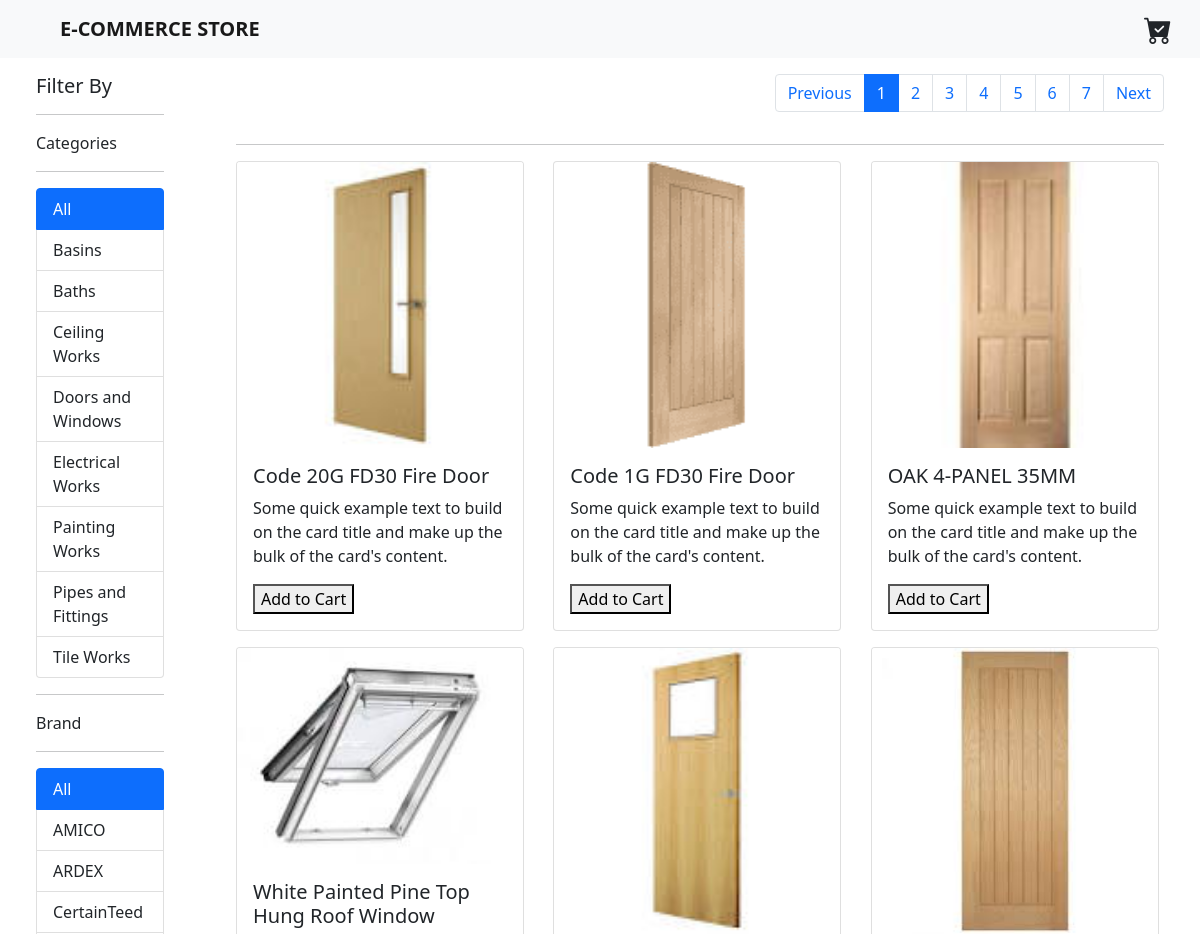
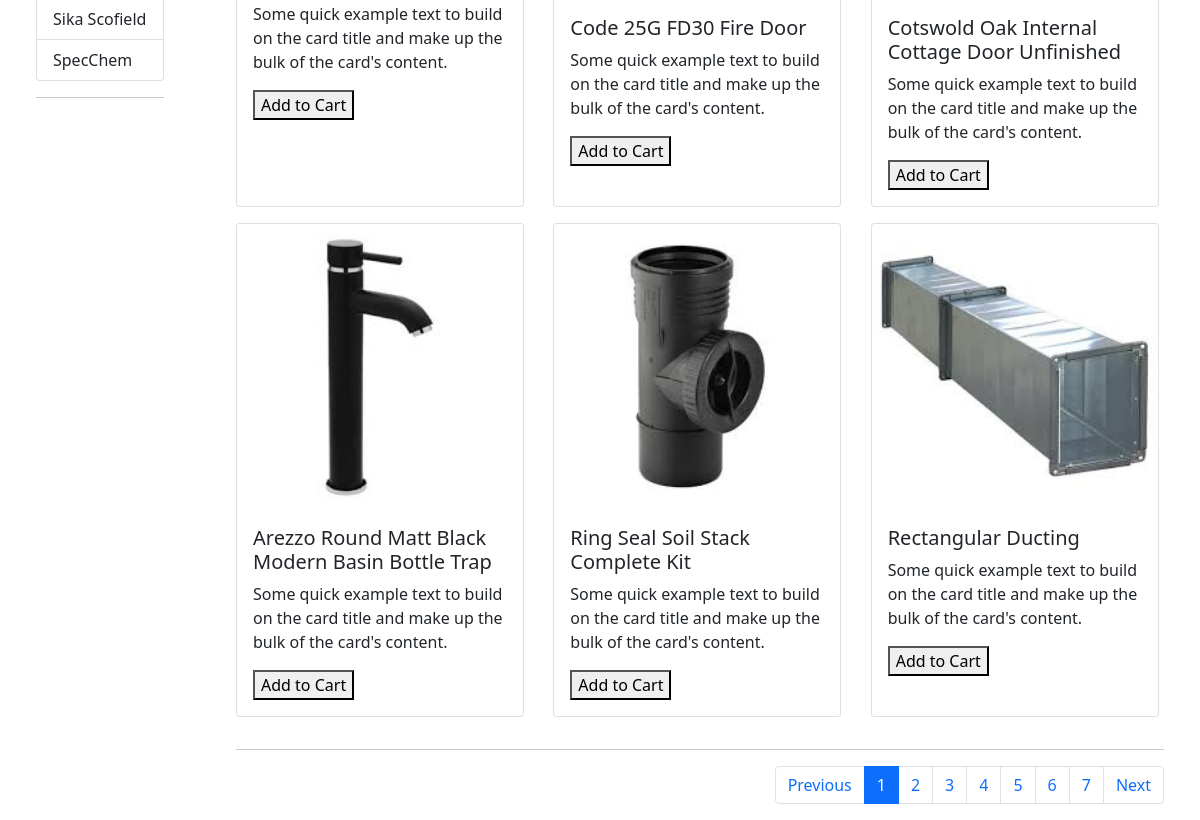
/catalogue/, run on the app's committed database (2 pictures, top to bottom).
### ECOMMERCE/cataloguebp/models.py (models this page shows, shortened)
class Base(db.Model):
     __abstract__ = True
     id = db.Column(db.Integer, primary_key=True)
     created_date = db.Column(db.DateTime(), default=datetime.now())
     modified_date = db.Column(db.DateTime(), default=datetime.now(), onupdate=datetime.now())
     is_deleted = db.Column(db.Boolean())

class Category(Base):
    __tablename__ = 'categories'
    name  = db.Column(db.String(50), unique=True, nullable=False)
    slug =  db.Column(db.String(50), unique=True, nullable=False)
    description  = db.Column(db.Text())
    meta_description  = db.Column(db.String(500))
    meta_keywords  = db.Column(db.String(500))
    category_status  = db.Column('category_status', Enum(StatusType))

class Brand(Base):
    __tablename__ = 'brands'
    name  = db.Column(db.String(50), unique=True, nullable=False)
    slug =  db.Column(db.String(50), unique=True, nullable=False)
    description  = db.Column(db.Text())
    meta_description  = db.Column(db.String(500))
    meta_keywords  = db.Column(db.String(500))
    brand_status  = db.Column('brand_status', Enum(StatusType))

class Product(Base):
    __tablename__ = 'products'
    name  = db.Column(db.String(50), unique=True, nullable=False)
    slug =  db.Column(db.String(50), unique=True, nullable=False)
    description  = db.Column(db.Text())
    meta_description  = db.Column(db.String(500))
    meta_keywords  = db.Column(db.String(500))
    sku = db.Column(db.String(100))
    model = db.Column(db.String(200))
    price = db.Column(db.Float())
    old_price = db.Column(db.Float())
    image_url = db.Column(db.String(250))
    is_bestseller = db.Column(db.Boolean())
    is_featured = db.Column(db.Boolean())
    quantity = db.Column(db.Integer())
    categories = db.relationship('Category',secondary=product_category,lazy='subquery')
    brands = db.relationship('Brand',secondary=product_brand,lazy='subquery')
    product_status  = db.Column('product_status', Enum(StatusType))

### ECOMMERCE/cataloguebp/routes.py (the view)
@catalogue_bp.route('/catalogue/', methods=['GET','POST'])
@catalogue_bp.route('/catalogue/<category_slug>/<brand_slug>/', methods=['GET','POST'])
def catalogue_view(category_slug='all-categories', brand_slug='all-brands'):
     if request.method == 'POST':
         cart_service.add_to_cart(request, session) #We are adding item to the cart
         page_object = catalogue_service.fetch_products(request, category_slug, brand_slug)
         return render_template(
           'catalogue.html',
           title='Product Page',
           year=datetime.now().year,
           page_object= page_object,
           selected_category=category_slug,
           selected_brand=brand_slug,
         )
     else:
         page_object = catalogue_service.fetch_products(request, category_slug, brand_slug)
         return render_template(
           'catalogue.html',
           title='Product Page',
           year=datetime.now().year,
           page_object= page_object,
           selected_category=category_slug,
           selected_brand=brand_slug,
         )

### ECOMMERCE/cartbp/cart_service.py (called while the page is built)
def _unique_cart_id(session):
     if UNIQUE_CART_ID_SESSION_KEY not in session:
         session[UNIQUE_CART_ID_SESSION_KEY] = _generate_unique_id()
     return session[UNIQUE_CART_ID_SESSION_KEY]

def _generate_unique_id():
    u_id = uuid.uuid1()
    u_id_string = str(u_id)
    return u_id_string

def get_cart(session):
    unique_id =_unique_cart_id(session)
    cart = Cart.query.filter_by(unique_cart_id=unique_id).first() #Return None if cart does not exist
    return cart

def get_cart_items(request,session):
    cart = get_cart(session)
    if cart:
        return CartItem.query.filter_by(cart_id=cart.id).all()

def cart_items_count(request,session):
    items = get_cart_items(request,session)
    int = 0
    if items:
       for item in items:
           int +=item.quantity
    return int

def get_cart_total(request,session):
    cart = get_cart(session)
    cart_total = 0.00
    if cart:
        cart_items = CartItem.query.filter_by(cart_id=cart.id).all()
        for item in cart_items:
            cart_total += item.cart_item_total()
        return cart_total
    else:
        return cart_total

### ECOMMERCE/cataloguebp/__init__.py (called while the page is built)
@routes.catalogue_bp.context_processor
def inject_context():
    return {
              'categories': models.Category.query.filter_by(category_status= models.StatusType.Active).all(),
              'brands': models.Brand.query.filter_by(brand_status=models.StatusType.Active).all(),
              'selected_category':'all-categories',
              'selected_brand':'all-brands',
           }

### ECOMMERCE/cataloguebp/templates/cataloguebp/catalogue.html
{% extends "layout.html" %}
{% block content %}
    <div class="container-fluid mt-3">
        <div class="row">
            <div class="col-2">
                <div class="container">
                  <h5>Filter By</h5>
                  <hr />
                  <div>
                    {% include 'partials/category.html' %}
                  </div>
                  <div>
                    {% include 'partials/brand.html' %}
                  </div>
                </div>
            </div>
            <div class="col-10">
                    {% include 'partials/product_list.html' %}
            </div>
        </div>
    </div>
{% endblock %}

### ECOMMERCE/templates/layout.html (shortened to what this page needs)
<!doctype html>
<html lang="en">
  <head>
    <link href="https://cdn.jsdelivr.net/npm/bootstrap@5.1.3/dist/css/bootstrap.min.css" rel="stylesheet">
    <link rel="stylesheet" href="https://cdn.jsdelivr.net/npm/bootstrap-icons@1.7.2/font/bootstrap-icons.css">
  </head>
  <body>
    <nav class="navbar navbar-expand-lg navbar-light bg-light">
      <div class="container-fluid">
        <a class="navbar-brand ps-5 fw-bold" href="/"> E-COMMERCE STORE</a>
        <div class="d-flex align-items-center">
        {% include 'partials/cart_summary_widget.html' %}
        </div>
      </div>
    </nav>
    {% block content %}{% endblock %}
  </body>
</html>

### ECOMMERCE/cartbp/templates/cartbp/partials/cart_summary_widget.html (shortened to what this page needs)
<a class="text-reset me-3 position-relative" href="/cart">
  <i class="bi bi-cart-check-fill fs-3"></i>
</a>

### ECOMMERCE/cataloguebp/templates/cataloguebp/partials/category.html
<h8>Categories</h8>
<hr />
<div class="list-group">
    {% if selected_category=='all-categories' %}
    <a href="/catalogue/all-categories/{{selected_brand}}/" class="list-group-item list-group-item-action active" aria-current="true">
        All
    </a>
    {% else %}
    <a href="/catalogue/all-categories/{{selected_brand}}/" class="list-group-item list-group-item-action">
        All
    </a>
    {% endif %}
    {% for c in categories %}
    {% if c.slug == selected_category %}
    <a href="/catalogue/{{c.slug}}/{{selected_brand}}/" class="list-group-item list-group-item-action active" aria-current="true">
        {{c.name}}
    </a>
    {% else %}
    <a href="/catalogue/{{c.slug}}/{{selected_brand}}/" class="list-group-item list-group-item-action">
        {{c.name}}
    </a>
    {% endif %}
    {% endfor %}
</div>
<hr />

### ECOMMERCE/cataloguebp/templates/cataloguebp/partials/brand.html
<h8>Brand</h8>
<hr />
<div class="list-group">
    {% if selected_brand=='all-brands' %}
    <a href="/catalogue/{{selected_category}}/all-brands/" class="list-group-item list-group-item-action active" aria-current="true">
        All
    </a>
    {% else %}
    <a href="/catalogue/{{selected_category}}/all-brands/" class="list-group-item list-group-item-action">
        All
    </a>
    {% endif %}
    {% for b in brands %}
    {% if b.slug == selected_brand %}
    <a href="/catalogue/{{selected_category}}/{{b.slug}}/" class="list-group-item list-group-item-action active" aria-current="true">
        {{b.name}}
    </a>
    {% else %}
    <a href="/catalogue/{{selected_category}}/{{b.slug}}/" class="list-group-item list-group-item-action">
        {{b.name}}
    </a>
    {% endif %}
    {% endfor %}
</div>
<hr>

### ECOMMERCE/cataloguebp/templates/cataloguebp/partials/product_list.html (shortened to what this page needs)
<div class="container">
    <div class="row">
        {% include 'partials/pagination.html' %}
    </div>
    <hr>
    <div class="row">
        {%if page_object.items%}
        {% for product in page_object.items %}
        <div class="col-4 mb-3 d-flex justify-content-start">
            {% include 'partials/product_list_item.html'%}
        </div>
        {% endfor %}
        {% endif%}
    </div>
    <hr>
    <div class="row">
        {% include 'partials/pagination.html' %}
    </div>
</div>

### ECOMMERCE/cataloguebp/templates/cataloguebp/partials/pagination.html
<nav aria-label="Page navigation example">
    <ul class="pagination justify-content-end">
        <li class="page-item"><a class="page-link" href="#">Previous</a></li>
    {% for page in page_object.iter_pages() %}
        {% if page %}
            {% if page == page_object.page %}
            <li class="page-item active" aria-current="page"><span class="page-link">{{page}}</span></li>
            {% else %}
            <li class="page-item"><a class="page-link" href="?page={{ page }}">{{page}}</a></li>
            {% endif %}
        {% else %}
        <li class="page-item disabled"><span class="page-link">&hellip;</span></li>
        {% endif %}
    {% endfor %}
      <li class="page-item"><a class="page-link" href="#">Next</a></li>
    </ul>
  </nav>

### ECOMMERCE/cataloguebp/templates/cataloguebp/partials/product_list_item.html (shortened to what this page needs)
<div class="card" style="width: 18rem;">
    <img src="/static/images/productimages/{{product.image_url}}" class="card-img-top" alt="...">
    <div class="card-body">
      <h5 class="card-title">{{product.name}}</h5>
      <p class="card-text">Some quick example text to build on the card title and make up the bulk of the card's content.</p>
      <form method="post" action="/catalogue/">
          <button type="submit" name="submit">Add to Cart</button>
      </form>
    </div>
</div>

### data on the page
Category: name "Basins"
Category: name "Baths"
Category: name "Ceiling Works"
Category: name "Doors and Windows"
Category: name "Electrical Works"
Category: name "Painting Works"
Category: name "Pipes and Fittings"
Category: name "Tile Works"
Brand: name "AMICO"
Brand: name "ARDEX"
Brand: name "CertainTeed"
Brand: name "Sika Scofield"
Brand: name "SpecChem"
Product: image_url (picture), name "Code 20G FD30 Fire Door"
Product: image_url (picture), name "Code 1G FD30 Fire Door"
Product: image_url (picture), name "OAK 4-PANEL 35MM"
Product: image_url (picture), name "White Painted Pine Top Hung Roof Window"
Product: image_url (picture), name "Code 25G FD30 Fire Door"
Product: image_url (picture), name "Cotswold Oak Internal Cottage Door Unfinished"
Product: image_url (picture), name "Arezzo Round Matt Black Modern Basin Bottle Trap"
Product: image_url (picture), name "Ring Seal Soil Stack Complete Kit"
Product: image_url (picture), name "Rectangular Ducting"

### other printed values
{{ page }} "1" "1"
{{ page }} "2" "3" "4" "5" "6" "7" "2" "3" "4" "5" "6" "7"
